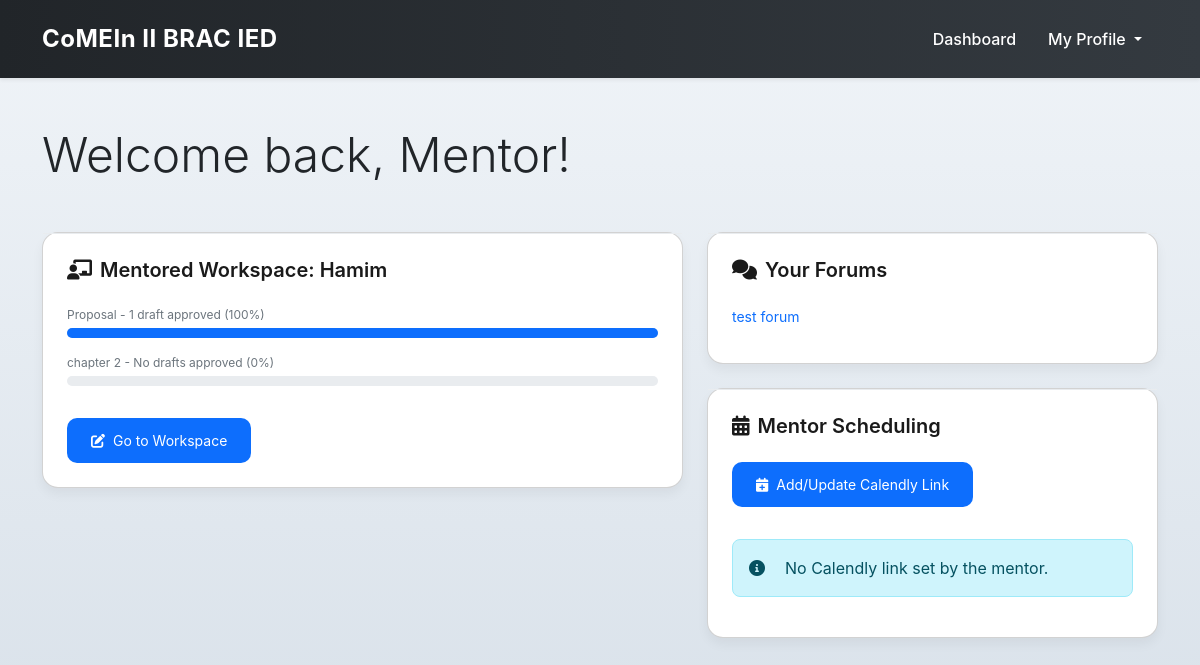
The app's page /users/dashboard/ (signed in) with its own data.
### users/models.py (models this page shows, shortened)
class User(AbstractUser, PermissionsMixin):
    USER_TYPE_CHOICES = [
        ('student', 'Student'),
        ('mentor', 'Mentor'),
    ]
    user_type = models.CharField(
        max_length=10,
        choices=USER_TYPE_CHOICES,
        default='student',
        help_text="Set the user as Student or mentor."
    )
    objects = UserManager()
    username = models.CharField(
        _("username"),
        max_length=150,
        unique=True,
        help_text=_(
            "Required. 150 characters or fewer. Letters, digits and @/./+/-/_ only."
        ),
        validators=[
            UnicodeUsernameValidator()
        ],
        error_messages={
            "unique": _("A user with that username already exists."),
        },
        default='default_user'
    )
    password_changed = models.BooleanField(default=False)
    first_name = models.CharField(_("first name"), max_length=150, blank=True)
    last_name = models.CharField(_("last name"), max_length=150, blank=True)
    email = models.EmailField(_("email address"), blank=True, unique=True) # Email Field added

### workspace/models.py (models this page shows, shortened)
class Workspace(models.Model):
    student = models.OneToOneField(
        settings.AUTH_USER_MODEL, on_delete=models.CASCADE, related_name='workspace'
    )
    mentor = models.ForeignKey(
        settings.AUTH_USER_MODEL,
        on_delete=models.SET_NULL,
        blank=True,
        null=True,
        related_name='mentored_workspaces',
    )

class Chapter(models.Model):
    workspace = models.ForeignKey(
        'Workspace', on_delete=models.CASCADE, related_name='chapters'
    )
    date_added = models.DateTimeField(default=timezone.now)
    chapter_name = models.CharField(max_length=200)
    deadline = models.DateTimeField()

### forum/models.py (models this page shows, shortened)
class Forum(models.Model):
    title = models.CharField(max_length=200)
    description = models.TextField()
    created_by = models.ForeignKey(settings.AUTH_USER_MODEL, on_delete=models.SET_NULL, null=True, related_name='forums_created')
    created_at = models.DateTimeField(default=timezone.now)
    participants = models.ManyToManyField(settings.AUTH_USER_MODEL, related_name='forums_joined')
    moderator = models.ForeignKey(settings.AUTH_USER_MODEL, on_delete=models.SET_NULL, null=True, related_name='forums_moderated', blank=True)  # moderator field

### users/views.py (the view, shortened to what this page needs)
# urls.py: path('dashboard/', views.dashboard, name='dashboard'),
@login_required
def dashboard(request):
    student_workspace_progress = {}
    mentor_workspaces_progress = {}
    mentor_profile = None
    calendly_form = None
    if hasattr(request.user, 'mentored_workspaces') and request.user.mentored_workspaces.all():
        for workspace in request.user.mentored_workspaces.all():
            mentor_workspaces_progress[workspace.id] = {}
            for chapter in workspace.chapters.all():
                submissions = chapter.submissions.filter(student=workspace.student)
                approved_submissions = submissions.filter(status='approved')
                progress_percentage = 100 if approved_submissions.exists() else 0
                mentor_workspaces_progress[workspace.id][chapter.id] = {
                    'progress_percentage': progress_percentage,
                    'is_completed': approved_submissions.exists(),
                    'status_text': f'{approved_submissions.count()} draft{"s" if approved_submissions.count() != 1 else ""} approved' if approved_submissions.exists() else 'No drafts approved'
                }
            if workspace.mentor == request.user:
                mentor_profile = UserProfile.objects.get(user=workspace.mentor)
    user_forums = Forum.objects.filter(participants=request.user)
    if request.user.user_type == 'mentor':
        profile, _ = UserProfile.objects.get_or_create(user=request.user)
        calendly_form = CalendlyLinkForm(instance=profile)
    context = {
        'student_workspace_progress': student_workspace_progress,
        'mentor_workspaces_progress': mentor_workspaces_progress,
        'user_forums': user_forums,
        'mentor_profile': mentor_profile,
        'calendly_form': calendly_form,
    }
    return render(request, 'users/dashboard.html', context)

### workspace/templatetags/custom_filters.py (called while the page is built)
@register.filter
def getkey(value, key):
    try:
        return value[key]
    except (KeyError, TypeError):
        return None

### users/templates/users/dashboard.html (shortened to what this page needs)
{% load custom_filters %}
<!DOCTYPE html>
<html lang="en">
<head>
    <link href="https://cdn.jsdelivr.net/npm/bootstrap@5.3.2/dist/css/bootstrap.min.css" rel="stylesheet">
    <link href="https://cdnjs.cloudflare.com/ajax/libs/font-awesome/6.0.0/css/all.min.css" rel="stylesheet">
</head>
<body>
    {% include 'includes/navbar.html' %}
    <div class="container py-5">
        <h1 class="display-5 mb-5">Welcome back, {{ request.user.first_name }}!</h1>
        <div class="row g-4">
            <div class="col-lg-7">
                {% if request.user.mentored_workspaces.all %}
                {% for workspace in request.user.mentored_workspaces.all %}
                <div class="card mb-4">
                    <div class="card-body">
                        <h4 class="card-title"><i class="fas fa-chalkboard-teacher me-2"></i>Mentored Workspace: {{ workspace.student.first_name }}</h4>
                        {% for chapter in workspace.chapters.all %}
                        <div class="mb-3">
                            <div class="progress-label">{{ chapter.chapter_name }} - {{ mentor_workspaces_progress|getkey:workspace.id|getkey:chapter.id|getkey:'status_text' }} ({{ mentor_workspaces_progress|getkey:workspace.id|getkey:chapter.id|getkey:'progress_percentage' }}%)</div>
                            <div class="progress" data-bs-toggle="tooltip" title="{{ mentor_workspaces_progress|getkey:workspace.id|getkey:chapter.id|getkey:'status_text' }}">
                                <div class="progress-bar {% if mentor_workspaces_progress|getkey:workspace.id|getkey:chapter.id|getkey:'is_completed' %}progress-bar-blue{% else %}progress-bar-striped{% endif %}"
                                     role="progressbar"
                                     style="width: {{ mentor_workspaces_progress|getkey:workspace.id|getkey:chapter.id|getkey:'progress_percentage' }}%;"
                                     aria-valuenow="{{ mentor_workspaces_progress|getkey:workspace.id|getkey:chapter.id|getkey:'progress_percentage' }}"
                                     aria-valuemin="0"
                                     aria-valuemax="100">
                                </div>
                            </div>
                        </div>
                        {% endfor %}
                        <a href="{% url 'workspace_view' student_id=workspace.student.id %}" class="btn btn-primary-custom mt-3">
                            <i class="fas fa-edit me-2"></i>Go to Workspace
                        </a>
                    </div>
                </div>
                {% endfor %}
                {% endif %}
            </div>
            <div class="col-lg-5">
                <div class="card mb-4">
                    <div class="card-body">
                        <h4 class="card-title"><i class="fas fa-comments me-2"></i>Your Forums</h4>
                        {% for forum in user_forums %}
                        <a href="{% url 'forum_detail' forum_id=forum.id %}" class="forum-item">{{ forum.title }}</a>
                        {% empty %}
                        <div class="alert alert-info">
                            <i class="fas fa-info-circle me-2"></i>You are not participating in any forums yet.
                        </div>
                        {% endfor %}
                    </div>
                </div>
                <div class="card">
                    <div class="card-body">
                        <h4 class="card-title"><i class="fas fa-calendar-alt me-2"></i>Mentor Scheduling</h4>
                        {% if request.user.user_type == 'mentor' %}
                        <button class="btn btn-primary-custom mb-3" type="button" data-bs-toggle="collapse" data-bs-target="#calendlyForm">
                            <i class="fas fa-calendar-plus me-2"></i>Add/Update Calendly Link
                        </button>
                        {% endif %}
                        {% if mentor_profile and mentor_profile.calendly_link %}
                        <a href="{{ mentor_profile.calendly_link }}" target="_blank" class="scheduling-link mt-3">
                            <i class="fas fa-calendar-check"></i>Schedule a Meeting
                        </a>
                        {% else %}
                        <div class="alert alert-info mt-3">
                            <i class="fas fa-info-circle me-2"></i>No Calendly link set by the mentor.
                        </div>
                        {% endif %}
                    </div>
                </div>
            </div>
        </div>
    </div>
</body>
</html>

### users/templates/users/dashboard.html (style rules this page uses)
body { font-family: 'Inter', sans-serif; background: linear-gradient(to bottom, #f0f4f8, #dbe3eb); }
.card { border-radius: 16px; box-shadow: 0 6px 12px rgba(0, 0, 0, 0.05); background: #ffffff; transition: transform 0.2s ease, box-shadow 0.2s ease; }
.card-body { padding: 1.5rem; border-top: 1px solid #e9ecef; }
.card-title { font-size: 1.25rem; font-weight: 600; color: #1a1a1a; margin-bottom: 1.5rem; }
.progress { height: 10px; border-radius: 5px; background-color: #e9ecef; }
.progress-bar-blue { background-color: #0d6efd; }
.progress-label { font-size: 0.75rem; color: #6c757d; margin-bottom: 0.25rem; }
.btn-primary-custom { background: #0d6efd; border: none; border-radius: 10px; color: white; padding: 0.75rem 1.5rem; font-size: 0.875rem; }
.alert-info { border-radius: 8px; display: flex; align-items: center; gap: 0.75rem; }
.forum-item { display: block; color: #0d6efd; text-decoration: none; margin-bottom: 0.75rem; font-size: 0.875rem; }

### records on screen
User: user.first_name "Mentor"
Workspace: student.first_name "Hamim", id "1 draft approved", id "100", id "No drafts approved", id "0"
Chapter: chapter_name "Proposal"
Chapter: chapter_name "chapter 2"
Forum: title "test forum"
